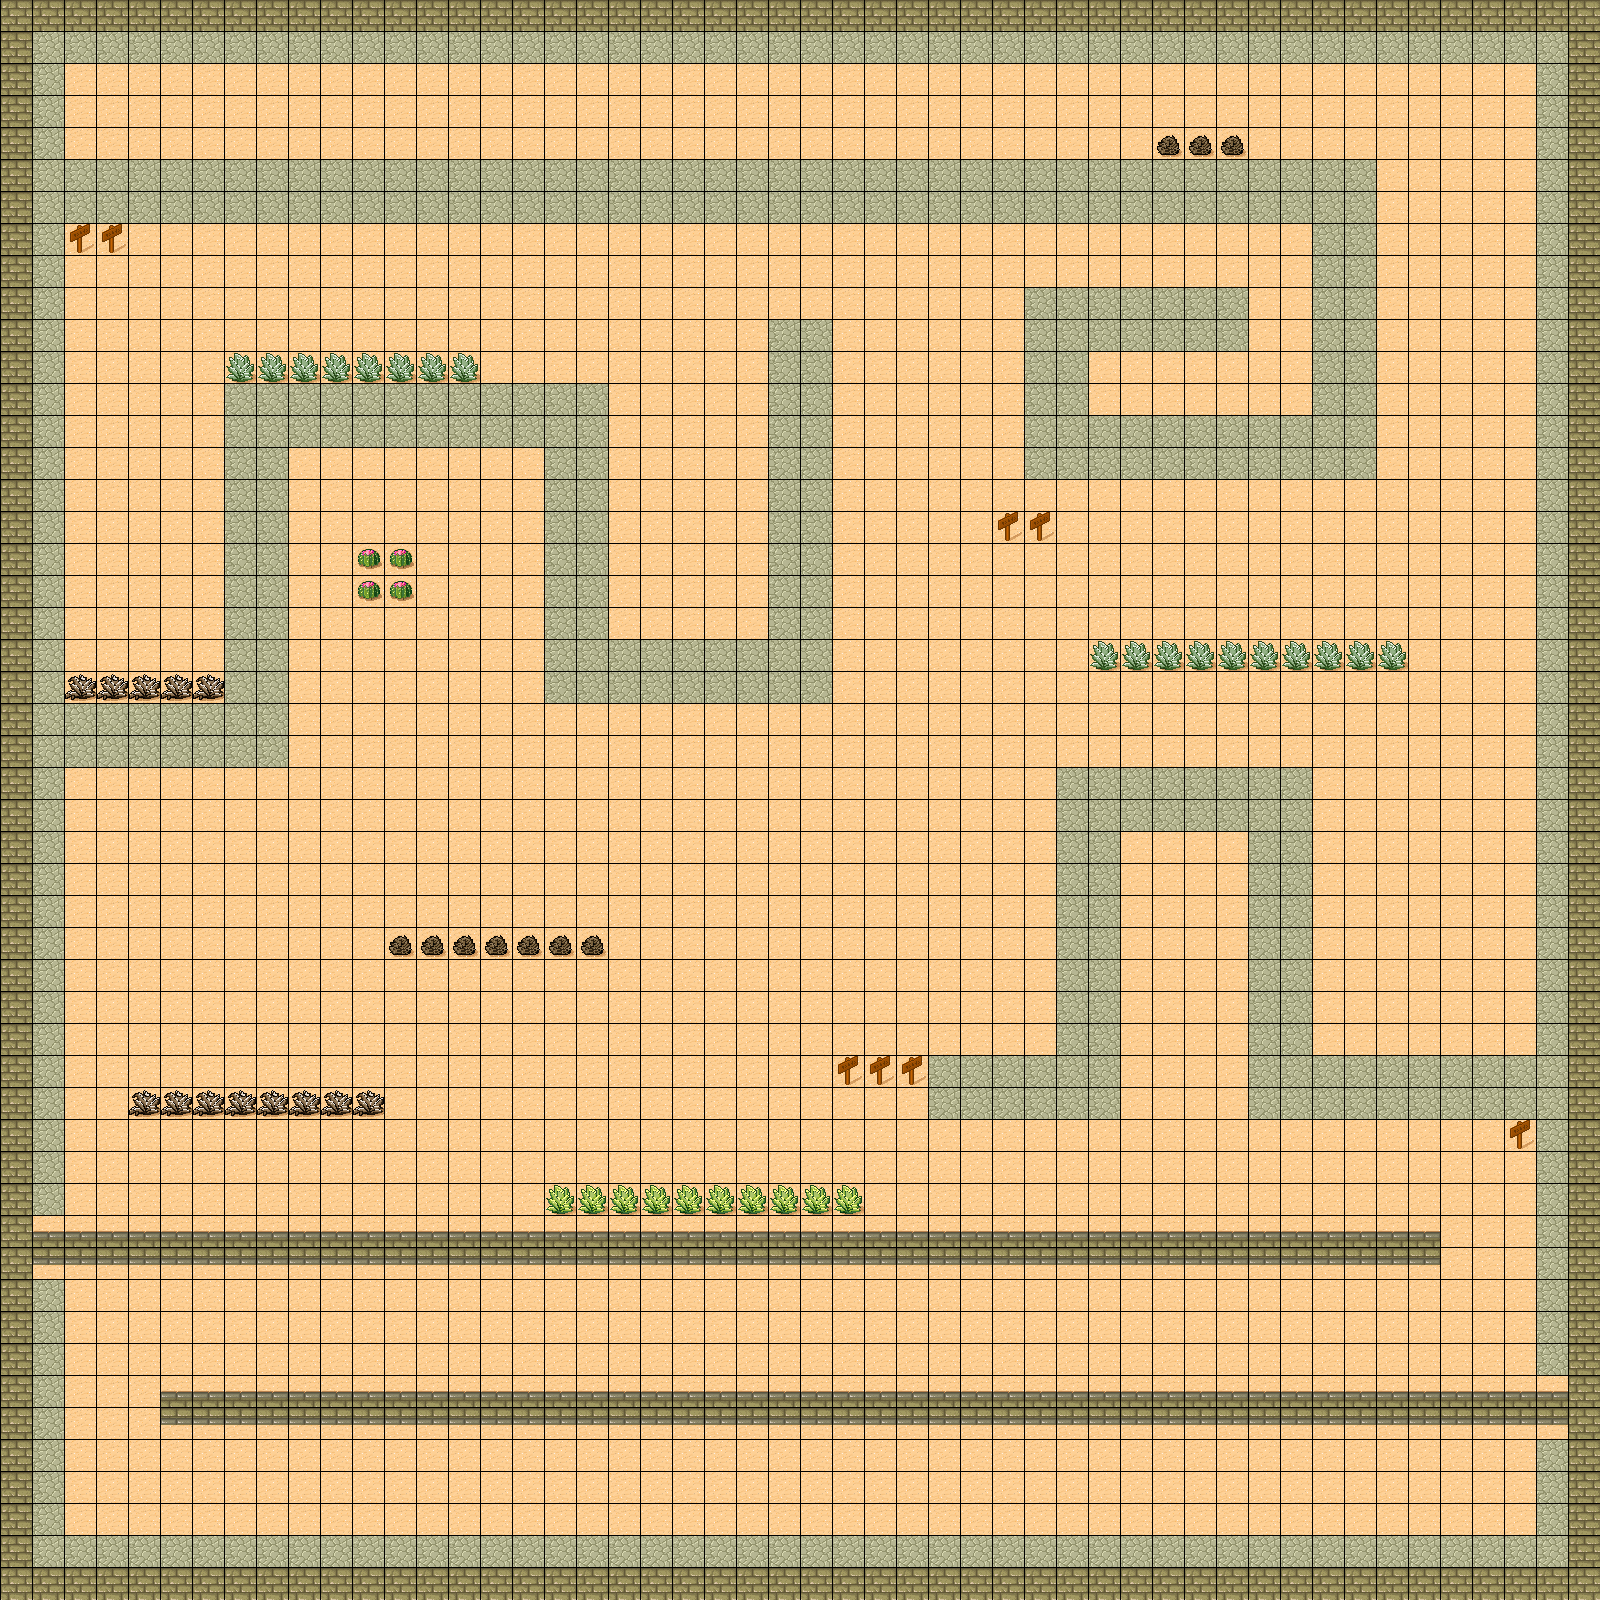

A 2D game scene composited from a Tiled map and its tileset images. What follows is a short description and the map's XML, with every tile layer's data as written:
An orthogonal 50x50 tile map with 32x32 px tiles, 1 tile layer (Tile Layer 1).

<map version="1.0" tiledversion="1.0.3" orientation="orthogonal" renderorder="right-down" width="50" height="50" tilewidth="32" tileheight="32" nextobjectid="1">
 <tileset firstgid="1" source="Test.tsx" />
 <layer name="Tile Layer 1" width="50" height="50">
  <data encoding="csv">
10,10,10,10,10,10,10,10,10,10,10,10,10,10,10,10,10,10,10,10,10,10,10,10,10,10,10,10,10,10,10,10,10,10,10,10,10,10,10,10,10,10,10,10,10,10,10,10,10,10,
10,34,34,34,34,34,34,34,34,34,34,34,34,34,34,34,34,34,34,34,34,34,34,34,34,34,34,34,34,34,34,34,34,34,34,34,34,34,34,34,34,34,34,34,34,34,34,34,34,10,
10,34,30,30,30,30,30,30,30,30,30,30,30,30,30,30,30,30,30,30,30,30,30,30,30,30,30,30,30,30,30,30,30,30,30,30,30,30,30,30,30,30,30,30,30,30,30,30,34,10,
10,34,30,30,30,30,30,30,30,30,30,30,30,30,30,30,30,30,30,30,30,30,30,30,30,30,30,30,30,30,30,30,30,30,30,30,30,30,30,30,30,30,30,30,30,30,30,30,34,10,
10,34,30,30,30,30,30,30,30,30,30,30,30,30,30,30,30,30,30,30,30,30,30,30,30,30,30,30,30,30,30,30,30,30,30,30,47,47,47,30,30,30,30,30,30,30,30,30,34,10,
10,34,34,34,34,34,34,34,34,34,34,34,34,34,34,34,34,34,34,34,34,34,34,34,34,34,34,34,34,34,34,34,34,34,34,34,34,34,34,34,34,34,34,30,30,30,30,30,34,10,
10,34,34,34,34,34,34,34,34,34,34,34,34,34,34,34,34,34,34,34,34,34,34,34,34,34,34,34,34,34,34,34,34,34,34,34,34,34,34,34,34,34,34,30,30,30,30,30,34,10,
10,34,46,46,30,30,30,30,30,30,30,30,30,30,30,30,30,30,30,30,30,30,30,30,30,30,30,30,30,30,30,30,30,30,30,30,30,30,30,30,30,34,34,30,30,30,30,30,34,10,
10,34,30,30,30,30,30,30,30,30,30,30,30,30,30,30,30,30,30,30,30,30,30,30,30,30,30,30,30,30,30,30,30,30,30,30,30,30,30,30,30,34,34,30,30,30,30,30,34,10,
10,34,30,30,30,30,30,30,30,30,30,30,30,30,30,30,30,30,30,30,30,30,30,30,30,30,30,30,30,30,30,30,34,34,34,34,34,34,34,30,30,34,34,30,30,30,30,30,34,10,
10,34,30,30,30,30,30,30,30,30,30,30,30,30,30,30,30,30,30,30,30,30,30,30,34,34,30,30,30,30,30,30,34,34,34,34,34,34,34,30,30,34,34,30,30,30,30,30,34,10,
10,34,30,30,30,30,30,38,38,38,38,38,38,38,38,30,30,30,30,30,30,30,30,30,34,34,30,30,30,30,30,30,34,34,30,30,30,30,30,30,30,34,34,30,30,30,30,30,34,10,
10,34,30,30,30,30,30,34,34,34,34,34,34,34,34,34,34,34,34,30,30,30,30,30,34,34,30,30,30,30,30,30,34,34,30,30,30,30,30,30,30,34,34,30,30,30,30,30,34,10,
10,34,30,30,30,30,30,34,34,34,34,34,34,34,34,34,34,34,34,30,30,30,30,30,34,34,30,30,30,30,30,30,34,34,34,34,34,34,34,34,34,34,34,30,30,30,30,30,34,10,
10,34,30,30,30,30,30,34,34,30,30,30,30,30,30,30,30,34,34,30,30,30,30,30,34,34,30,30,30,30,30,30,34,34,34,34,34,34,34,34,34,34,34,30,30,30,30,30,34,10,
10,34,30,30,30,30,30,34,34,30,30,30,30,30,30,30,30,34,34,30,30,30,30,30,34,34,30,30,30,30,30,30,30,30,30,30,30,30,30,30,30,30,30,30,30,30,30,30,34,10,
10,34,30,30,30,30,30,34,34,30,30,30,30,30,30,30,30,34,34,30,30,30,30,30,34,34,30,30,30,30,30,46,46,30,30,30,30,30,30,30,30,30,30,30,30,30,30,30,34,10,
10,34,30,30,30,30,30,34,34,30,30,31,31,30,30,30,30,34,34,30,30,30,30,30,34,34,30,30,30,30,30,30,30,30,30,30,30,30,30,30,30,30,30,30,30,30,30,30,34,10,
10,34,30,30,30,30,30,34,34,30,30,31,31,30,30,30,30,34,34,30,30,30,30,30,34,34,30,30,30,30,30,30,30,30,30,30,30,30,30,30,30,30,30,30,30,30,30,30,34,10,
10,34,30,30,30,30,30,34,34,30,30,30,30,30,30,30,30,34,34,30,30,30,30,30,34,34,30,30,30,30,30,30,30,30,30,30,30,30,30,30,30,30,30,30,30,30,30,30,34,10,
10,34,30,30,30,30,30,34,34,30,30,30,30,30,30,30,30,34,34,34,34,34,34,34,34,34,30,30,30,30,30,30,30,30,38,38,38,38,38,38,38,38,38,38,30,30,30,30,34,10,
10,34,39,39,39,39,39,34,34,30,30,30,30,30,30,30,30,34,34,34,34,34,34,34,34,34,30,30,30,30,30,30,30,30,30,30,30,30,30,30,30,30,30,30,30,30,30,30,34,10,
10,34,34,34,34,34,34,34,34,30,30,30,30,30,30,30,30,30,30,30,30,30,30,30,30,30,30,30,30,30,30,30,30,30,30,30,30,30,30,30,30,30,30,30,30,30,30,30,34,10,
10,34,34,34,34,34,34,34,34,30,30,30,30,30,30,30,30,30,30,30,30,30,30,30,30,30,30,30,30,30,30,30,30,30,30,30,30,30,30,30,30,30,30,30,30,30,30,30,34,10,
10,34,30,30,30,30,30,30,30,30,30,30,30,30,30,30,30,30,30,30,30,30,30,30,30,30,30,30,30,30,30,30,30,34,34,34,34,34,34,34,34,30,30,30,30,30,30,30,34,10,
10,34,30,30,30,30,30,30,30,30,30,30,30,30,30,30,30,30,30,30,30,30,30,30,30,30,30,30,30,30,30,30,30,34,34,34,34,34,34,34,34,30,30,30,30,30,30,30,34,10,
10,34,30,30,30,30,30,30,30,30,30,30,30,30,30,30,30,30,30,30,30,30,30,30,30,30,30,30,30,30,30,30,30,34,34,30,30,30,30,34,34,30,30,30,30,30,30,30,34,10,
10,34,30,30,30,30,30,30,30,30,30,30,30,30,30,30,30,30,30,30,30,30,30,30,30,30,30,30,30,30,30,30,30,34,34,30,30,30,30,34,34,30,30,30,30,30,30,30,34,10,
10,34,30,30,30,30,30,30,30,30,30,30,30,30,30,30,30,30,30,30,30,30,30,30,30,30,30,30,30,30,30,30,30,34,34,30,30,30,30,34,34,30,30,30,30,30,30,30,34,10,
10,34,30,30,30,30,30,30,30,30,30,30,47,47,47,47,47,47,47,30,30,30,30,30,30,30,30,30,30,30,30,30,30,34,34,30,30,30,30,34,34,30,30,30,30,30,30,30,34,10,
10,34,30,30,30,30,30,30,30,30,30,30,30,30,30,30,30,30,30,30,30,30,30,30,30,30,30,30,30,30,30,30,30,34,34,30,30,30,30,34,34,30,30,30,30,30,30,30,34,10,
10,34,30,30,30,30,30,30,30,30,30,30,30,30,30,30,30,30,30,30,30,30,30,30,30,30,30,30,30,30,30,30,30,34,34,30,30,30,30,34,34,30,30,30,30,30,30,30,34,10,
10,34,30,30,30,30,30,30,30,30,30,30,30,30,30,30,30,30,30,30,30,30,30,30,30,30,30,30,30,30,30,30,30,34,34,30,30,30,30,34,34,30,30,30,30,30,30,30,34,10,
10,34,30,30,30,30,30,30,30,30,30,30,30,30,30,30,30,30,30,30,30,30,30,30,30,30,46,46,46,34,34,34,34,34,34,30,30,30,30,34,34,34,34,34,34,34,34,34,34,10,
10,34,30,30,39,39,39,39,39,39,39,39,30,30,30,30,30,30,30,30,30,30,30,30,30,30,30,30,30,34,34,34,34,34,34,30,30,30,30,34,34,34,34,34,34,34,34,34,34,10,
10,34,30,30,30,30,30,30,30,30,30,30,30,30,30,30,30,30,30,30,30,30,30,30,30,30,30,30,30,30,30,30,30,30,30,30,30,30,30,30,30,30,30,30,30,30,30,46,34,10,
10,34,30,30,30,30,30,30,30,30,30,30,30,30,30,30,30,30,30,30,30,30,30,30,30,30,30,30,30,30,30,30,30,30,30,30,30,30,30,30,30,30,30,30,30,30,30,30,34,10,
10,34,30,30,30,30,30,30,30,30,30,30,30,30,30,30,30,40,40,40,40,40,40,40,40,40,40,30,30,30,30,30,30,30,30,30,30,30,30,30,30,30,30,30,30,30,30,30,34,10,
10,2,2,2,2,2,2,2,2,2,2,2,2,2,2,2,2,2,2,2,2,2,2,2,2,2,2,2,2,2,2,2,2,2,2,2,2,2,2,2,2,2,2,2,2,30,30,30,34,10,
10,18,18,18,18,18,18,18,18,18,18,18,18,18,18,18,18,18,18,18,18,18,18,18,18,18,18,18,18,18,18,18,18,18,18,18,18,18,18,18,18,18,18,18,18,30,30,30,34,10,
10,34,30,30,30,30,30,30,30,30,30,30,30,30,30,30,30,30,30,30,30,30,30,30,30,30,30,30,30,30,30,30,30,30,30,30,30,30,30,30,30,30,30,30,30,30,30,30,34,10,
10,34,30,30,30,30,30,30,30,30,30,30,30,30,30,30,30,30,30,30,30,30,30,30,30,30,30,30,30,30,30,30,30,30,30,30,30,30,30,30,30,30,30,30,30,30,30,30,34,10,
10,34,30,30,30,30,30,30,30,30,30,30,30,30,30,30,30,30,30,30,30,30,30,30,30,30,30,30,30,30,30,30,30,30,30,30,30,30,30,30,30,30,30,30,30,30,30,30,34,10,
10,34,30,30,30,2,2,2,2,2,2,2,2,2,2,2,2,2,2,2,2,2,2,2,2,2,2,2,2,2,2,2,2,2,2,2,2,2,2,2,2,2,2,2,2,2,2,2,2,10,
10,34,30,30,30,18,18,18,18,18,18,18,18,18,18,18,18,18,18,18,18,18,18,18,18,18,18,18,18,18,18,18,18,18,18,18,18,18,18,18,18,18,18,18,18,18,18,18,18,10,
10,34,30,30,30,30,30,30,30,30,30,30,30,30,30,30,30,30,30,30,30,30,30,30,30,30,30,30,30,30,30,30,30,30,30,30,30,30,30,30,30,30,30,30,30,30,30,30,34,10,
10,34,30,30,30,30,30,30,30,30,30,30,30,30,30,30,30,30,30,30,30,30,30,30,30,30,30,30,30,30,30,30,30,30,30,30,30,30,30,30,30,30,30,30,30,30,30,30,34,10,
10,34,30,30,30,30,30,30,30,30,30,30,30,30,30,30,30,30,30,30,30,30,30,30,30,30,30,30,30,30,30,30,30,30,30,30,30,30,30,30,30,30,30,30,30,30,30,30,34,10,
10,34,34,34,34,34,34,34,34,34,34,34,34,34,34,34,34,34,34,34,34,34,34,34,34,34,34,34,34,34,34,34,34,34,34,34,34,34,34,34,34,34,34,34,34,34,34,34,34,10,
10,10,10,10,10,10,10,10,10,10,10,10,10,10,10,10,10,10,10,10,10,10,10,10,10,10,10,10,10,10,10,10,10,10,10,10,10,10,10,10,10,10,10,10,10,10,10,10,10,10
</data>
 </layer>
</map>
